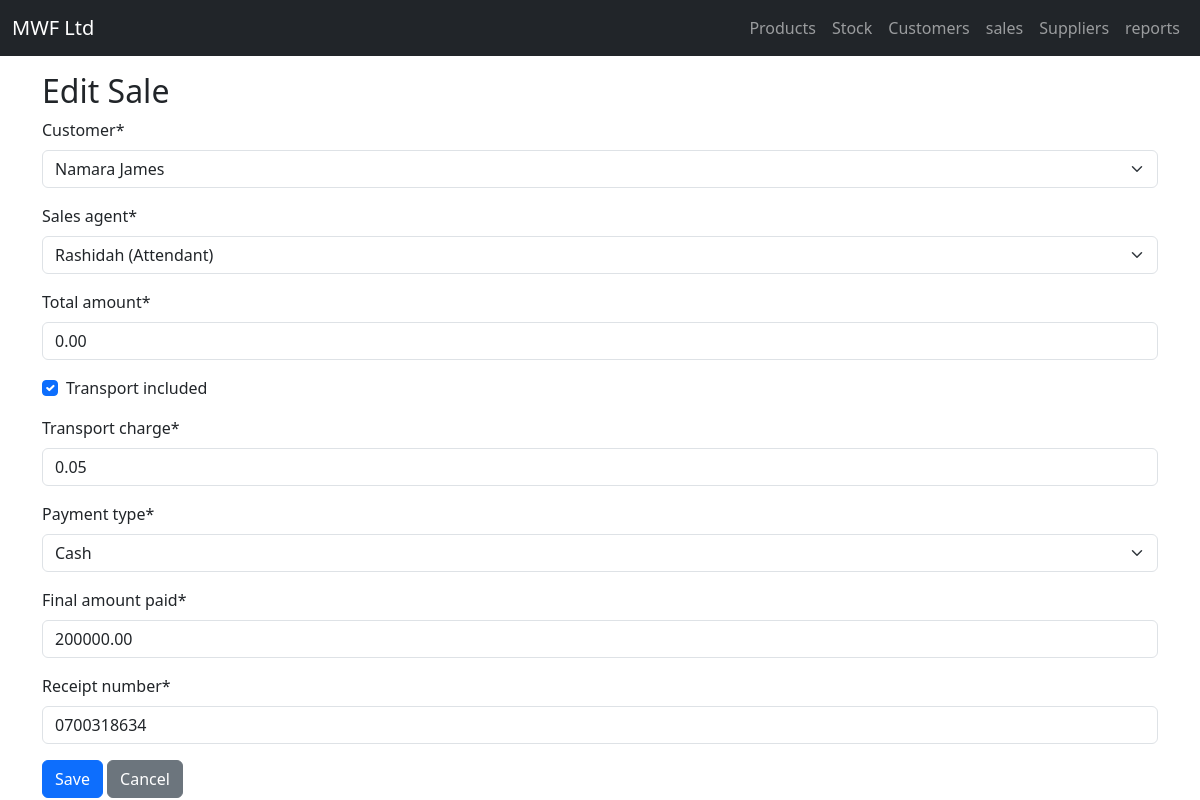
Page /sales/sales/1/edit/ on the committed database.
### sales/models.py (models this page shows, shortened)
class Sale(models.Model):
    PAYMENT_CHOICES = [
        ('cash', 'Cash'),
        ('cheque', 'Cheque'),
        ('overdraft', 'Bank Overdraft'),
    ]
    customer = models.ForeignKey(Customer, on_delete=models.SET_NULL, null=True)
    sales_agent = models.ForeignKey(settings.AUTH_USER_MODEL, on_delete=models.SET_NULL, null=True)
    date = models.DateTimeField(auto_now_add=True)
    total_amount = models.DecimalField(max_digits=12, decimal_places=2)
    transport_included = models.BooleanField(default=False)
    transport_charge = models.DecimalField(max_digits=10, decimal_places=2, default=0.00)
    payment_type = models.CharField(max_length=20, choices=PAYMENT_CHOICES)
    final_amount_paid = models.DecimalField(max_digits=12, decimal_places=2)
    receipt_number = models.CharField(max_length=50, unique=True)

### sales/views.py (the view)
# urls.py: path('sales/<int:pk>/edit/', views.edit_sale, name='edit_sale'),
def edit_sale(request, pk):
    sale = get_object_or_404(Sale, pk=pk)
    if request.method == 'POST':
        form = SaleForm(request.POST, instance=sale)
        if form.is_valid():
            form.save()
            messages.success(request, "Sale updated successfully!")
            return redirect('sale_list')
        else:
            messages.error(request, "Error: please check your updates.")
    else:
        form = SaleForm(instance=sale)
    return render(request, 'edit_sale.html', {'form': form, 'sale': sale})

### sales/forms.py (shortened to what this page needs)
class SaleForm(forms.ModelForm):
    class Meta:
        model = Sale
        fields = [
            'customer',
            'sales_agent',
            'total_amount',
            'transport_included',
            'transport_charge',
            'payment_type',
            'final_amount_paid',
            'receipt_number',
        ]
        error_messages = {
            'customer': {
                'required': "Please enter the customer's name.",
                'max_length': "Customer name is too long.",
            },
            'total_amount': {
                'required': "Please enter the total amount.",
            },
            'payment_type': {
                'required': "Please select a payment type.",
            },
            'sales_agent': {
                'required': "Please select the sales agent.",
            },
        }

### customers/models.py (called while the page is built)
    def __str__(self):
        return self.name

### users/models.py (called while the page is built)
    def __str__(self):
        return f"{self.username} ({self.get_role_display()})"

### sales/templates/edit_sale.html (shortened to what this page needs)
{% extends 'base.html' %}
{% load crispy_forms_tags %}
{% block content %}
  <h2>Edit Sale</h2>
  <form method="post" novalidate>
    {{ form | crispy }}
    <button type="submit" class="btn btn-primary">Save</button>
    <a href="{% url 'sale_list' %}" class="btn btn-secondary">Cancel</a>
  </form>
{% endblock %}

### rows in the picture
Sale: customer "Namara James", sales_agent "Rashidah (Attendant)", total_amount "0.00", transport_included "☑", transport_charge "0.05", payment_type "Cash", final_amount_paid "200000.00", receipt_number "0700318634"
